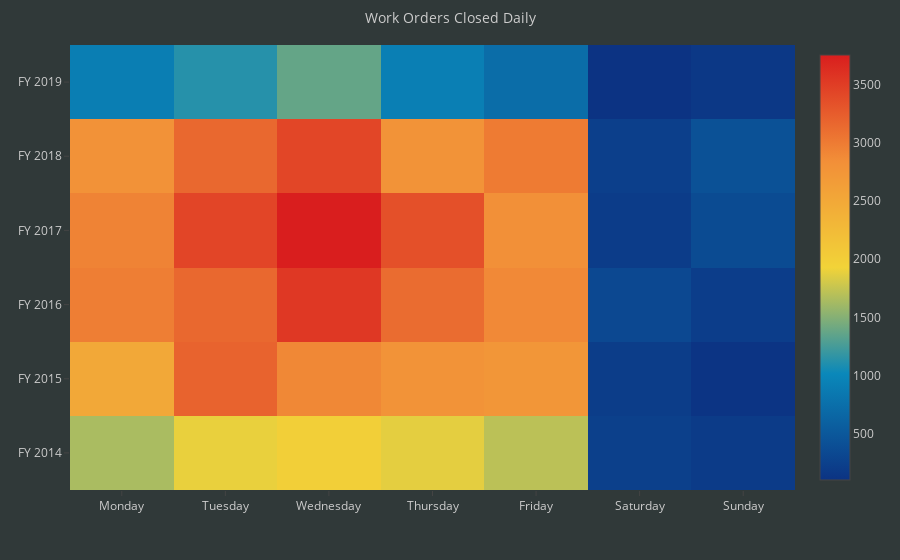

Notebook code for this chart:
### Code cell
pyo.iplot(make_daily_count_close_heatmap())

### Figure 1 — Plotly figure (JSON) as saved in the notebook; plotly's stock layout.template omitted (floating-point values rounded to 4 significant figures)
{"data": [{"colorscale": "Portland", "type": "heatmap", "uid": "e69c07ea-403a-4d58-9afe-b983b40c524c", "x": ["Monday", "Tuesday", "Wednesday", "Thursday", "Friday", "Saturday", "Sunday"], "y": ["FY 2014", "FY 2015", "FY 2016", "FY 2017", "FY 2018", "FY 2019"], "z": [[1643, 1892, 1982, 1873, 1713, 240, 183], [2502, 3199, 2899, 2793, 2749, 207, 118], [2982, 3160, 3546, 3124, 2889, 328, 213], [2935, 3438, 3754, 3352, 2821, 196, 359], [2798, 3154, 3431, 2794, 3005, 233, 421], [904, 1124, 1370, 917, 724, 102, 155]]}], "layout": {"font": {"color": "#CCCCCC"}, "hovermode": "closest", "margin": {"b": 70, "l": 70, "r": 55, "t": 45}, "paper_bgcolor": "#303939", "plot_bgcolor": "#303939", "title": "Work Orders Closed Daily", "titlefont": {"color": "#CCCCCC", "size": 14}}}
